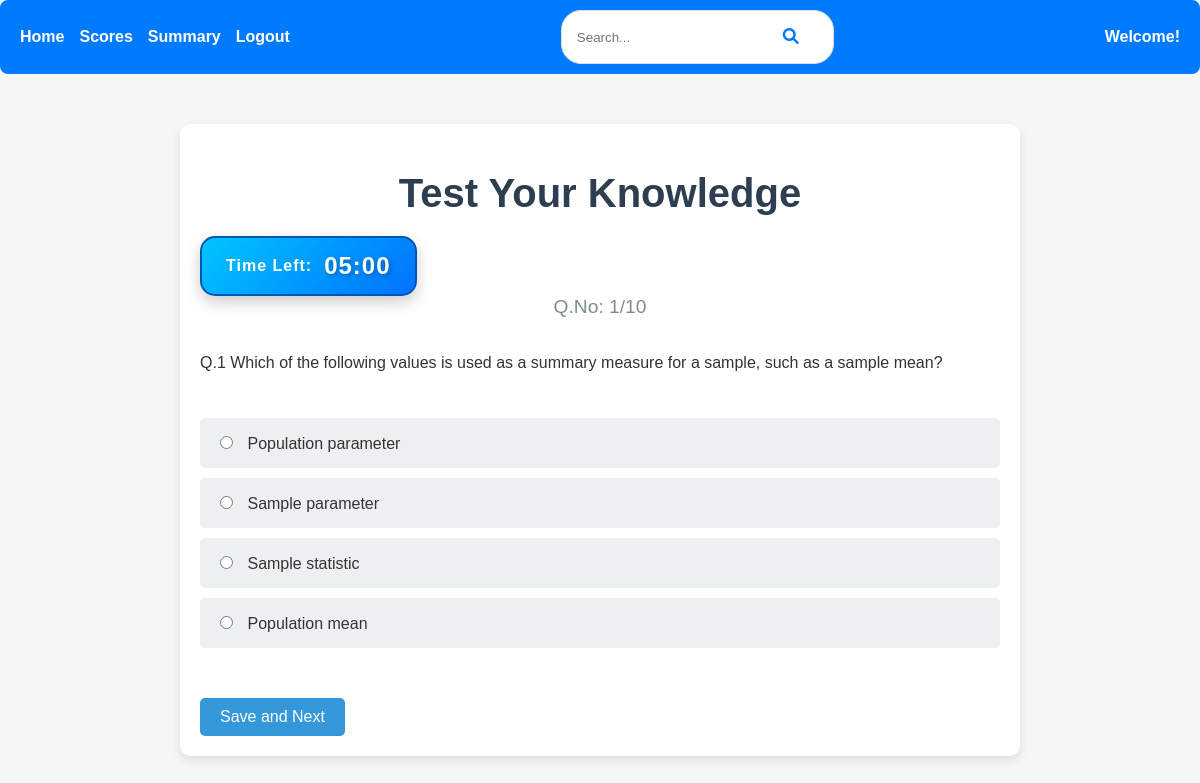
/user/start_quiz/2 (signed in), run on the app's committed database.
### backend/models.py (models this page shows)
class Question(db.Model):
    __tablename__ = 'question'
    id = db.Column(db.Integer, primary_key=True)
    quiz_id = db.Column(db.Integer, db.ForeignKey('quiz.id', ondelete="CASCADE"), nullable=False)
    statement = db.Column(db.Text, nullable=False)
    option1 = db.Column(db.String(200), nullable=False)
    option2 = db.Column(db.String(200), nullable=False)
    option3 = db.Column(db.String(200), nullable=False)
    option4 = db.Column(db.String(200), nullable=False)
    correct_option = db.Column(db.Integer, nullable=False)  # Stores option number (1-4)
    explanation = db.Column(db.Text)

### backend/controllers.py (the view, shortened to what this page needs)
@app.route('/user/start_quiz/<int:quiz_id>', methods=['GET', 'POST'])
def user_start_quiz(quiz_id):
    user_email = session.get('user_email')
    user = User_Info.query.filter_by(email=user_email).first() if user_email else None
    if not user:
        return redirect('/login')
    quiz = Quiz.query.get(quiz_id)
    if not quiz:
        return "Quiz not found", 404
    questions = quiz.questions
    total_questions = len(questions)
    if 'quiz_progress' not in session or session.get('quiz_id') != quiz_id:
        session['quiz_progress'] = {'answers': {}, 'current_index': 0, 'remaining_time': 300}  # Default to 300 sec
        session['quiz_id'] = quiz_id  # Store the current quiz ID in the session
    question_index = session['quiz_progress'].get('current_index', 0)
    remaining_time = session['quiz_progress'].get('remaining_time', 300)
    if question_index >= total_questions:
        return redirect(url_for('user_submit_quiz', quiz_id=quiz_id))
    question = questions[question_index]
    return render_template(
        'user/user_start_quiz.html',
        quiz=quiz,
        question=question,
        current_question_index=question_index,
        total_questions=total_questions,
        remaining_time=remaining_time  # Use stored remaining time
    )

### templates/user/user_start_quiz.html (shortened to what this page needs)
{% extends "user/user_base.html" %}
{% block content %}
<div class="quiz-container">
    <h1>Test Your Knowledge</h1>
<div id="quiz-timer" style="display: flex; align-items: center; justify-content: center; gap: 12px; font-size: 18px; font-weight: 600; background: linear-gradient(135deg, #00c6ff, #0072ff); padding: 14px 24px; border-radius: 15px; border: 2px solid #0056b3; box-shadow: 0px 6px 15px rgba(0, 0, 0, 0.2); width: fit-content; transition: transform 0.3s ease-in-out;">
    <span style="color: #ffffff; font-size: 16px; letter-spacing: 1px;">Time Left:</span>
    <span class="time" style="color: #ffffff; font-weight: 700; font-size: 24px; letter-spacing: 1px; text-shadow: 2px 2px 5px rgba(0, 0, 0, 0.3);">05:00</span>
</div>
    <div class="quiz-header">
        <span>Q.No: {{ current_question_index + 1 }}/{{ total_questions }}</span>
    </div>
    <form method="POST" action="{{ url_for('user_start_quiz', quiz_id=quiz.id) }}">
        <div class="question-text">
            <p>{{ question.statement }}</p>
        </div>
        <ul class="options">
            <li><input type="radio" name="selected_option" value="1" required> {{ question.option1 }}</li>
            <li><input type="radio" name="selected_option" value="2" required> {{ question.option2 }}</li>
            <li><input type="radio" name="selected_option" value="3" required> {{ question.option3 }}</li>
            <li><input type="radio" name="selected_option" value="4" required> {{ question.option4 }}</li>
        </ul>
        <div class="quiz-controls">
            {% if current_question_index < total_questions - 1 %}
            <button type="submit" name="action" value="next" class="btn btn-primary">Save and Next</button>
            {% endif %}
        </div>
    </form>
</div>
{% endblock %}

### static/styles/user_dashboard.css (style rules this page uses)
body { font-family: Arial, sans-serif; margin: 0; padding: 0; background-color: #f4f4f4; }
button { font-size: 16px; padding: 12px 24px; border-radius: 4px; background-color: #4CAF50; color: white; border: none; transition: background-color 0.3s ease; }
h1 { color: #333333; font-size: 32px; font-weight: 600; margin-bottom: 20px; }
body { font-family: 'Arial', sans-serif; background-color: #f4f7f6; margin: 0; padding: 0; color: #333; }
.quiz-container { max-width: 800px; margin: 50px auto; padding: 20px; background: #fff; border-radius: 10px; box-shadow: 0 4px 10px rgba(0, 0, 0, 0.1); }
h1 { text-align: center; color: #2c3e50; font-size: 2.5rem; margin-bottom: 20px; }
.quiz-header { text-align: center; font-size: 1.2rem; color: #7f8c8d; margin-bottom: 20px; }
form { display: flex; flex-direction: column; gap: 20px; }
ul.options { list-style-type: none; padding: 0; margin: 0; }
ul.options li { margin: 10px 0; padding: 15px; background-color: #ecf0f1; border-radius: 5px; transition: background-color 0.3s ease; }
ul.options input[type="radio"] { margin-right: 10px; cursor: pointer; }
.quiz-controls { display: flex; justify-content: space-between; margin-top: 20px; }
.quiz-controls button { padding: 10px 20px; border: none; border-radius: 5px; font-size: 1rem; cursor: pointer; transition: background-color 0.3s ease, transform 0.2s ease; }
.quiz-controls button.btn-primary { background-color: #3498db; color: #fff; }

### data on the page
Question: statement "Q.1 Which of the following values is used as a summary measure for a sample, such as a sample mean?", option1 "Population parameter", option2 "Sample parameter", option3 "Sample statistic", option4 "Population mean"

### other printed values
{{ current_question_index + 1 }} "1"
{{ total_questions }} "10"
